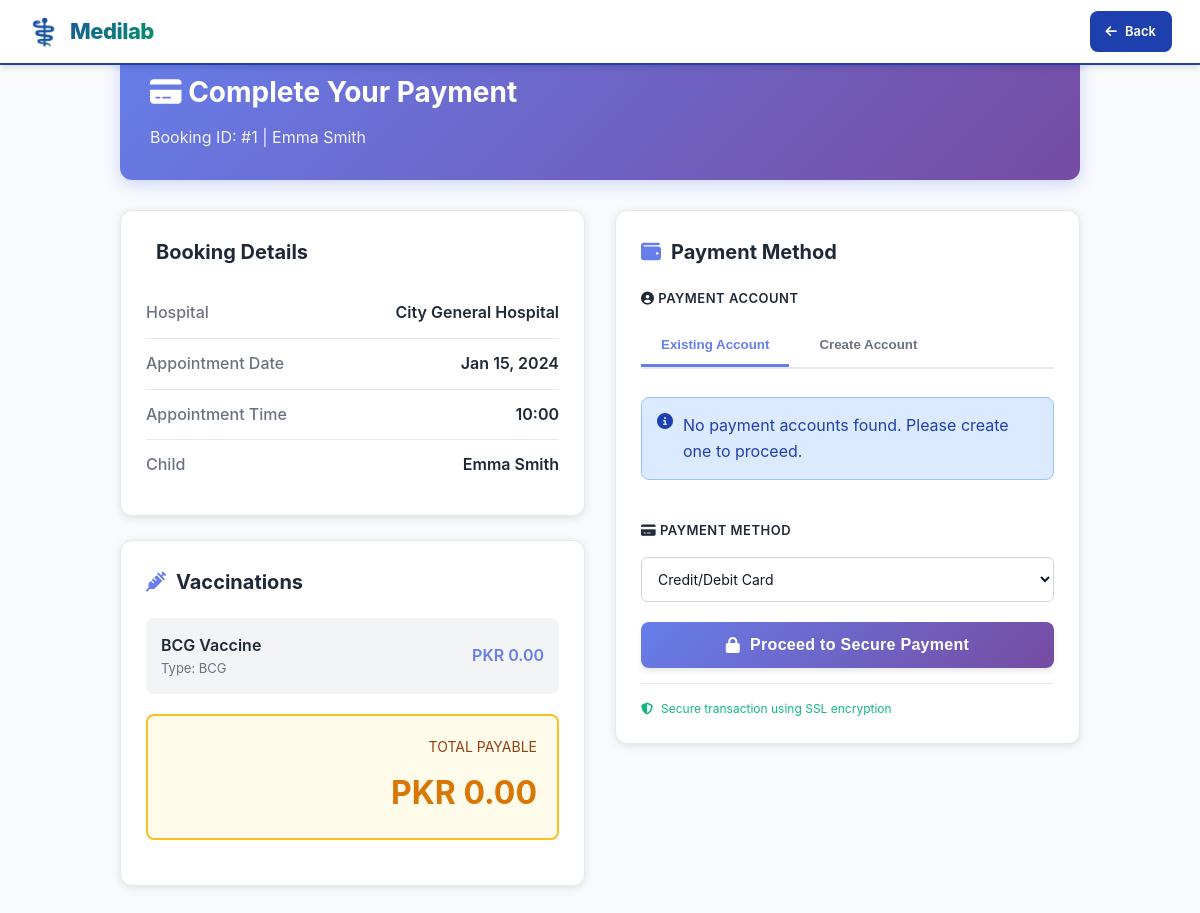
Page /forms/payment.php?booking_id=1 (signed in) on the committed database.
### tables this page shows
CREATE TABLE IF NOT EXISTS bookings (
    id INT AUTO_INCREMENT PRIMARY KEY,
    parent_id INT NOT NULL,
    hospital_id INT NOT NULL,
    child_id INT NOT NULL,
    vaccine_type VARCHAR(50) NOT NULL,
    booking_date DATE NOT NULL,
    booking_time TIME NOT NULL,
    status ENUM('pending', 'approved', 'completed', 'cancelled') DEFAULT 'pending',
    notes TEXT,
    created_at TIMESTAMP DEFAULT CURRENT_TIMESTAMP,
    updated_at TIMESTAMP DEFAULT CURRENT_TIMESTAMP ON UPDATE CURRENT_TIMESTAMP,
    FOREIGN KEY (parent_id) REFERENCES parents(id) ON DELETE CASCADE,
    FOREIGN KEY (hospital_id) REFERENCES hospitals(id) ON DELETE CASCADE,
    FOREIGN KEY (child_id) REFERENCES children(id) ON DELETE CASCADE
);

CREATE TABLE IF NOT EXISTS children (
    id INT AUTO_INCREMENT PRIMARY KEY,
    parent_id INT NOT NULL,
    name VARCHAR(100) NOT NULL,
    date_of_birth DATE NOT NULL,
    gender ENUM('male', 'female', 'other') NOT NULL,
    created_at TIMESTAMP DEFAULT CURRENT_TIMESTAMP,
    updated_at TIMESTAMP DEFAULT CURRENT_TIMESTAMP ON UPDATE CURRENT_TIMESTAMP,
    FOREIGN KEY (parent_id) REFERENCES parents(id) ON DELETE CASCADE
);

CREATE TABLE IF NOT EXISTS hospitals (
    id INT AUTO_INCREMENT PRIMARY KEY,
    name VARCHAR(100) NOT NULL,
    email VARCHAR(100) UNIQUE NOT NULL,
    password VARCHAR(255) NOT NULL,
    phone VARCHAR(20),
    address TEXT,
    created_at TIMESTAMP DEFAULT CURRENT_TIMESTAMP,
    updated_at TIMESTAMP DEFAULT CURRENT_TIMESTAMP ON UPDATE CURRENT_TIMESTAMP
);

CREATE TABLE IF NOT EXISTS vaccines (
    id INT AUTO_INCREMENT PRIMARY KEY,
    hospital_id INT NOT NULL,
    name VARCHAR(100) NOT NULL,
    type VARCHAR(50) NOT NULL,
    manufacturer VARCHAR(100),
    batch_number VARCHAR(50) UNIQUE NOT NULL,
    quantity INT NOT NULL DEFAULT 0,
    price DECIMAL(10,2) DEFAULT 0,
    expiry_date DATE NOT NULL,
    created_at TIMESTAMP DEFAULT CURRENT_TIMESTAMP,
    updated_at TIMESTAMP DEFAULT CURRENT_TIMESTAMP ON UPDATE CURRENT_TIMESTAMP,
    FOREIGN KEY (hospital_id) REFERENCES hospitals(id) ON DELETE CASCADE
);

### forms/payment.php (the view, shortened to what this page needs)
<?php
include 'connection.php';
$parent_id = (int)$_SESSION['parent_id'];
$booking_id = (int)($_GET['booking_id'] ?? $_POST['booking_id'] ?? 0);
$stmt = $conn->prepare("
    SELECT b.id, b.child_id, b.hospital_id, b.vaccine_type,
           b.booking_date, b.booking_time, b.status, b.payment_status, b.total_amount,
           c.name as child_name,
           h.name as hospital_name
    FROM bookings b
    JOIN children c ON b.child_id = c.id
    JOIN hospitals h ON b.hospital_id = h.id
    WHERE b.id = ? AND b.parent_id = ?
");
$stmt->bind_param("ii", $booking_id, $parent_id);
$stmt->execute();
$booking = $stmt->get_result()->fetch_assoc();
$total_amount = 0;
$vaccines = [];
if (empty($vaccines) && !empty($booking['vaccine_type'])) {
    $stmt = $conn->prepare("
        SELECT id, name as vaccine_name, type as vaccine_type, price
        FROM vaccines
        WHERE type = ? AND hospital_id = ?
        LIMIT 1
    ");
    $stmt->bind_param("si", $booking['vaccine_type'], $booking['hospital_id']);
    $stmt->execute();
    $vac = $stmt->get_result()->fetch_assoc();
    if ($vac) {
        $vaccines[] = [
            'id' => $vac['id'],
            'vaccine_name' => $vac['vaccine_name'],
            'vaccine_type' => $vac['vaccine_type'],
            'price' => $vac['price'],
            'quantity' => 1
        ];
        $total_amount = $vac['price'];
    }
}
$payment_accounts = [];
?>
<!DOCTYPE html>
<html lang="en">
<head>
    <link rel="stylesheet" href="parent.css">
    <link rel="stylesheet" href="https://cdnjs.cloudflare.com/ajax/libs/font-awesome/6.4.0/css/all.min.css">
</head>
<body class="parent-page">
<header class="topbar">
    <div class="brand">Medilab</div>
    <div class="header-actions">
        <a href="parent.php" class="logout-btn" style="background: var(--primary-blue);">
            <i class="fas fa-arrow-left"></i> Back
        </a>
    </div>
</header>
<main class="payment-page-container">
    <div class="payment-header">
        <h1><i class="fas fa-credit-card"></i> Complete Your Payment</h1>
        <p>Booking ID: #<?php echo htmlspecialchars($booking['id']); ?> | <?php echo htmlspecialchars($booking['child_name']); ?></p>
    </div>
    <div class="payment-layout">
        <div>
            <div class="card">
                <h2><i class="fas fa-information-circle"></i> Booking Details</h2>
                <div class="booking-info-row">
                    <span class="booking-info-label">Hospital</span>
                    <span class="booking-info-value"><?php echo htmlspecialchars($booking['hospital_name']); ?></span>
                </div>
                <div class="booking-info-row">
                    <span class="booking-info-label">Appointment Date</span>
                    <span class="booking-info-value"><?php echo date('M d, Y', strtotime($booking['booking_date'])); ?></span>
                </div>
                <div class="booking-info-row">
                    <span class="booking-info-label">Appointment Time</span>
                    <span class="booking-info-value"><?php echo date('H:i', strtotime($booking['booking_time'])); ?></span>
                </div>
                <div class="booking-info-row">
                    <span class="booking-info-label">Child</span>
                    <span class="booking-info-value"><?php echo htmlspecialchars($booking['child_name']); ?></span>
                </div>
            </div>
            <div class="card" style="margin-top: 20px;">
                <h2><i class="fas fa-syringe"></i> Vaccinations</h2>
                <?php foreach ($vaccines as $vaccine): ?>
                    <div class="vaccine-item">
                        <div class="vaccine-info">
                            <div class="vaccine-name"><?php echo htmlspecialchars($vaccine['vaccine_name']); ?></div>
                            <div class="vaccine-type">Type: <?php echo htmlspecialchars($vaccine['vaccine_type']); ?></div>
                        </div>
                        <div class="vaccine-price">PKR <?php echo number_format($vaccine['price'] * $vaccine['quantity'], 2); ?></div>
                    </div>
                <?php endforeach; ?>
                <div class="total-amount-box">
                    <div class="total-label">TOTAL PAYABLE</div>
                    <div class="total-value">PKR <?php echo number_format($total_amount, 2); ?></div>
                </div>
            </div>
        </div>
        <div>
            <div class="card">
                <h2><i class="fas fa-wallet"></i> Payment Method</h2>
                <form id="paymentForm" method="POST" action="payment_api.php">
                    <div class="form-group">
                        <label><i class="fas fa-user-circle"></i> Payment Account</label>
                        <div class="tabs">
                            <button type="button" class="tab-button active" onclick="switchTab(event, 'existing-account')">
                                Existing Account
                            </button>
                            <button type="button" class="tab-button" onclick="switchTab(event, 'new-account')">
                                Create Account
                            </button>
                        </div>
                        <div id="existing-account" class="tab-content active">
                            <?php if (!empty($payment_accounts)): ?>
                                <div class="account-selector">
                                    <?php foreach ($payment_accounts as $account): ?>
                                        <label class="account-option" style="flex: 1;">
                                            <input type="radio" name="payment_account_id"
                                                   value="<?php echo htmlspecialchars($account['id']); ?>"
                                                   <?php echo $payment_accounts[0]['id'] === $account['id'] ? 'checked' : ''; ?>>
                                            <span class="account-label"><?php echo htmlspecialchars(substr($account['email'], 0, 15)); ?></span>
                                            <span class="account-detail">Balance: PKR <?php echo number_format($account['account_balance'], 2); ?></span>
                                        </label>
                                    <?php endforeach; ?>
                                </div>
                            <?php else: ?>
                                <div class="alert info">
                                    <i class="fas fa-info-circle"></i>
                                    <span>No payment accounts found. Please create one to proceed.</span>
                                </div>
                            <?php endif; ?>
                        </div>
                    </div>
                    <div class="form-group">
                        <label><i class="fas fa-credit-card"></i> Payment Method</label>
                        <select name="payment_method" required>
                            <option value="card">Credit/Debit Card</option>
                        </select>
                    </div>
                    <button type="submit" class="btn primary">
                        <i class="fas fa-lock"></i> Proceed to Secure Payment
                    </button>
                    <div class="security-badge">
                        <i class="fas fa-shield-alt"></i>
                        Secure transaction using SSL encryption
                    </div>
                </form>
            </div>
        </div>
    </div>
</main>
</body>
</html>

### forms/parent.css (style rules this page uses)
:root { --primary-blue: #1e40af; --primary-blue-dark: #1e3a8a; --primary-blue-light: #eff6ff; --secondary-green: #059669; --secondary-green-light: #d1fae5; --light-bg: #f8fafc; --white: #ffffff; --text-dark: #0f172a; --text-muted: #64748b; --border-light: #e2e8f0; --shadow-sm: 0 1px 2px 0 rgba(0, 0, 0, 0.05); --shadow-md: 0 4px 6px -1px rgba(0, 0, 0, 0.1); --shadow-lg: 0 10px 15px -3px rgba(0, 0, 0, 0.1); --sidebar-width: 260px; --header-height: 65px; }
* { box-sizing: border-box; margin: 0; padding: 0; }
html, body { height: 100%; font-family: -apple-system, BlinkMacSystemFont, 'Segoe UI', 'Roboto', 'Oxygen', 'Ubuntu', 'Cantarell', 'Fira Sans', 'Droid Sans', sans-serif; background-color: var(--light-bg); color: var(--text-dark); line-height: 1.6; }
body.parent-page { display: flex; flex-direction: column; }
header.topbar { position: fixed; top: 0; left: 0; right: 0; height: var(--header-height); background-color: var(--white); border-bottom: 2px solid var(--primary-blue); box-shadow: var(--shadow-md); display: flex; align-items: center; justify-content: space-between; padding: 0 28px; z-index: 1000; }
.brand { font-size: 22px; font-weight: 800; background: linear-gradient(135deg, var(--primary-blue), var(--secondary-green)); -webkit-background-clip: text; -webkit-text-fill-color: transparent; background-clip: text; text-decoration: none; display: flex; align-items: center; gap: 10px; letter-spacing: -0.5px; }
.brand::before { content: '⚕️'; font-size: 26px; -webkit-text-fill-color: unset; }
.header-actions { display: flex; align-items: center; gap: 20px; }
.logout-btn { display: inline-flex; align-items: center; gap: 8px; padding: 10px 16px; background-color: var(--primary-blue); color: var(--white); border: none; border-radius: 8px; font-size: 13px; font-weight: 600; cursor: pointer; transition: all 0.3s ease; text-decoration: none; }
.card { background-color: var(--white); border-radius: 12px; border: 1px solid var(--border-light); padding: 24px; box-shadow: var(--shadow-sm); transition: all 0.3s ease; margin-bottom: 24px; }
.form-group { display: flex; flex-direction: column; gap: 8px; margin-bottom: 16px; }
.form-group label { font-size: 13px; font-weight: 700; color: var(--text-dark); display: flex; align-items: center; gap: 6px; text-transform: uppercase; letter-spacing: 0.5px; }
.form-group input, .form-group select, .form-group textarea { padding: 12px 14px; border: 2px solid var(--border-light); border-radius: 8px; font-size: 14px; font-family: inherit; color: var(--text-dark); background-color: var(--white); transition: all 0.3s ease; }
.form-group input::placeholder, .form-group select::placeholder, .form-group textarea::placeholder { color: var(--text-muted); }
.btn { display: inline-flex; align-items: center; gap: 8px; padding: 12px 20px; border: none; border-radius: 8px; font-size: 14px; font-weight: 700; cursor: pointer; transition: all 0.3s ease; text-decoration: none; justify-content: center; letter-spacing: 0.3px; }
.btn.primary { background: linear-gradient(135deg, var(--primary-blue), var(--primary-blue-dark)); color: var(--white); width: 100%; box-shadow: var(--shadow-md); }

### rows in the picture
bookings: id "1", child.name "Emma Smith", hospital.name "City General Hospital", booking_date "Jan 15, 2024", booking_time "10:00"
vaccines: name "BCG Vaccine", type "BCG", $vaccine['price']*$vaccine['quantity'] "0.00", price "0.00"
